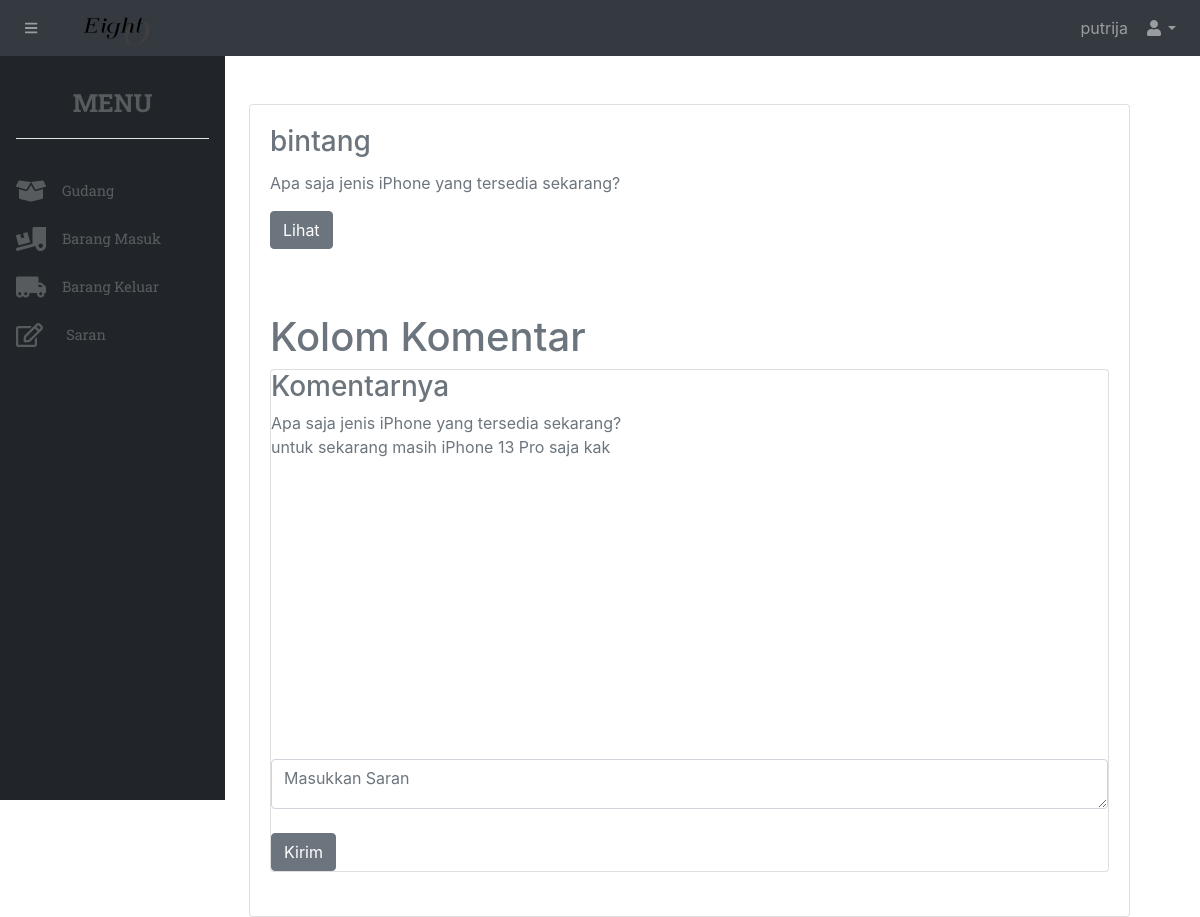
The app's page /stockbarang/saran.php?id=7&balas=true (signed in) with its own data.
### tables this page shows
CREATE TABLE `saran` (
  `idsaran` int(11) NOT NULL,
  `iduser` int(11) NOT NULL,
  `isi` text NOT NULL,
  `waktu` varchar(255) NOT NULL,
  `tujuan` varchar(255) NOT NULL DEFAULT 'umum',
  `level` varchar(255) NOT NULL
);

CREATE TABLE `akun` (
  `id` int(20) NOT NULL,
  `username` varchar(20) NOT NULL,
  `email` varchar(100) NOT NULL,
  `password` text NOT NULL,
  `level` varchar(5) NOT NULL,
  `code` varchar(255) NOT NULL
);

### stockbarang/saran.php (the view, shortened to what this page needs)
<?php
    include "include/header.php";
?>
<?php
$ambil = $koneksi -> query("SELECT * FROM saran JOIN akun ON saran.iduser = akun.id ORDER BY waktu DESC");
$sudahada = [];
while ($pecah = $ambil -> fetch_assoc()) { ?>
<div style="width: 100%;" class="mt-5">
    <?php if(!in_array($pecah['username'], $sudahada)&&($pecah['level']!='admin')) : ?>
    <div style="width: 100%;" class="">
        <div style="width: 95%;" class="card">
            <div class="card-body">
                <h3 class="card-title"><?php echo $pecah['username'] ?></h3>
                <p class="card-text"><?php echo $pecah['isi'] ?></p>
                <a href="saran.php?id=<?php echo $pecah['id'] ?>&balas=true" class="btn btn-secondary" style="text-decoration: none;">Lihat</a>
            </div>
            <?php if(isset($_GET['balas'])): ?>
            <?php if($_GET['id'] == $pecah['id']): ?>
            <div class="card-body">
                <?php
                    $idpengguna = $pecah['id'];
                    $iduser = $_SESSION['iduser'];
                    $result = mysqli_query($koneksi, "SELECT * FROM saran WHERE (iduser = '$iduser' AND tujuan = '$idpengguna') OR iduser = '$idpengguna'");
                    $rows = [];
                    while($row = mysqli_fetch_assoc($result)) {
                        $rows[] = $row;
                    }
                    $komennya = $rows;
                ?>
                <h1 class="mt-4">Kolom Komentar</h1>
                <div class="card mb-4">
                <h3>Komentarnya</h3>
                <div style="width: 50%;height:300px;">
                    <?php foreach($komennya as $kmn): ?>
                        <div>
                                <?= $kmn['isi']; ?>
                        </div>
                    <?php endforeach; ?>
                </div>
                <div class="table-responsive mt-5">
                    <form action="" method="post">
                        <textarea style="height: 50px;" placeholder="Masukkan Saran" name="isi" id="isi" class="form-control" rows="10"></textarea>
                        <br/>
                        <button name="kirim" class="btn btn-secondary" type="submit">Kirim</button>
                    </form>
                </div>
            </div>
            <?php endif; ?>
            <?php endif; ?>
        </div>
    </div>
    <?php else: ?>
    <?php endif; ?>
    <?php $sudahada[] = $pecah['username']; ?>
</div>
<?php } ?>
<?php
    include "include/footer.php";
?>

### records on screen
saran: iduser.username "bintang", isi "Apa saja jenis iPhone yang tersedia sekarang?"
saran: isi "untuk sekarang masih iPhone 13 Pro saja kak"

### other values on screen
$_SESSION[username] "putrija"
